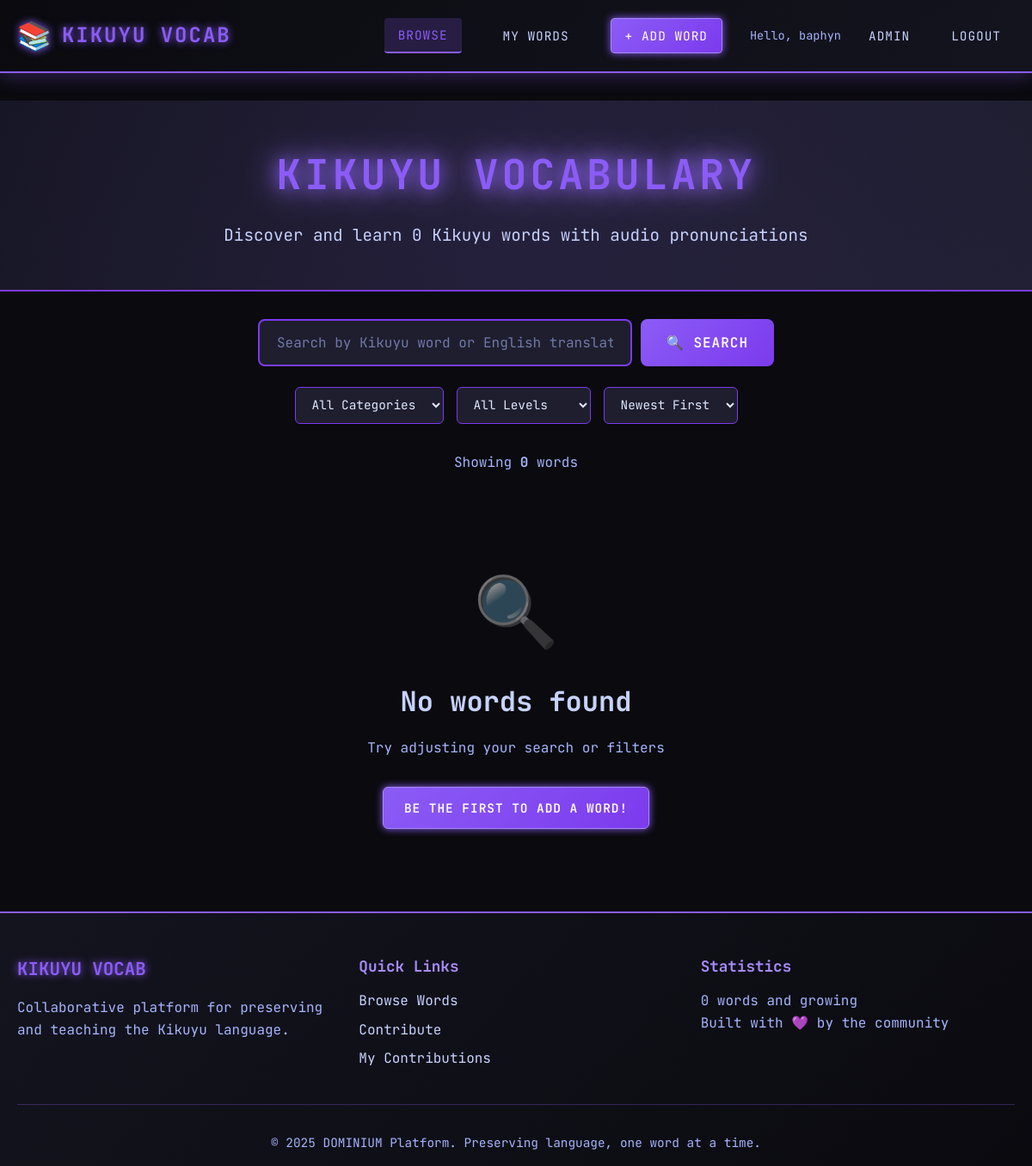
The page /vocab/ (signed in) on the database as committed earlier.
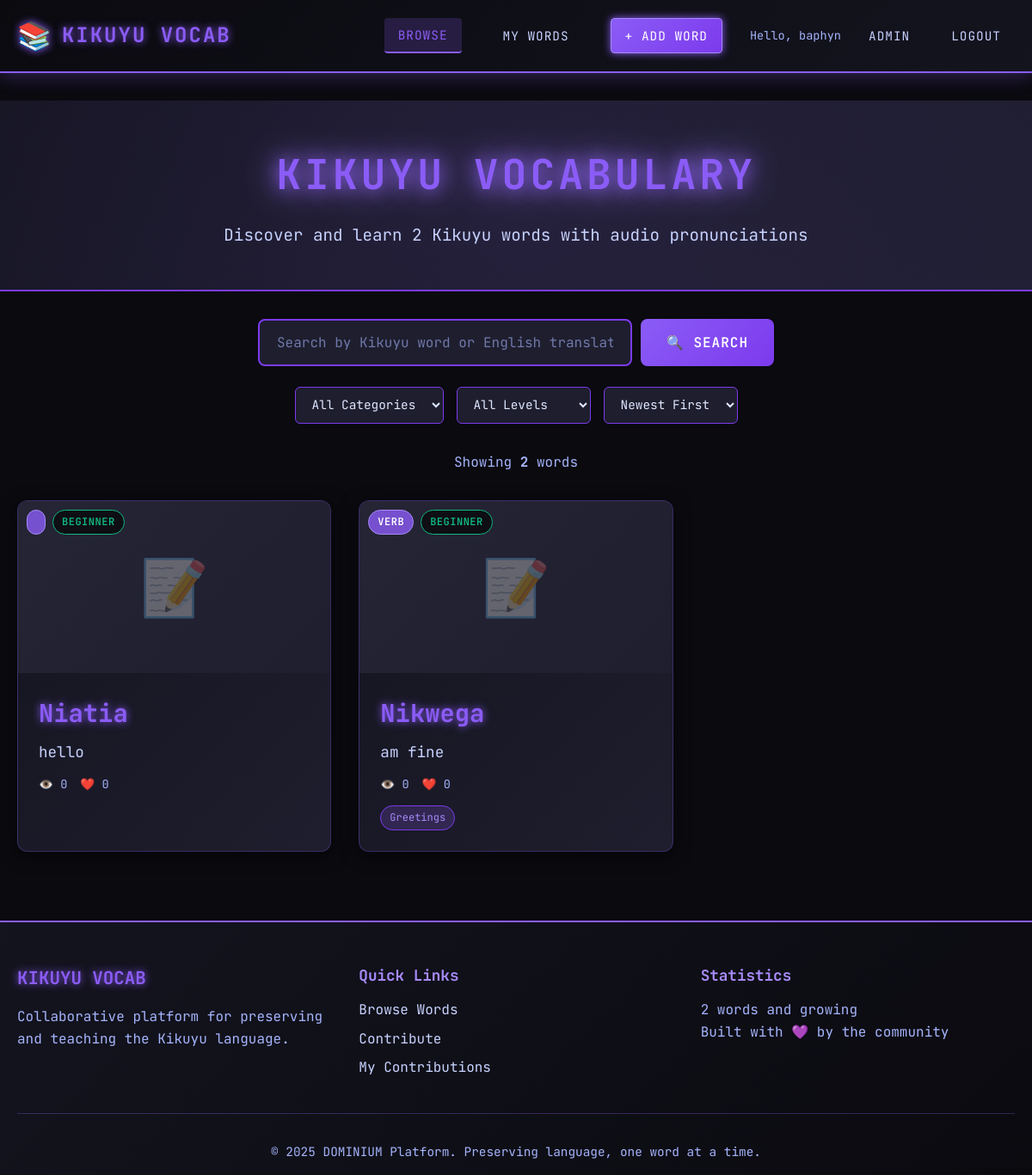
The same page on the database as committed later.
### vocab/models.py (models this page shows, shortened)
class Vocab(models.Model):
    LANGUAGE_CHOICES = [
        ('kikuyu', 'Kikuyu'),
        ('english', 'English'),
        ('swahili', 'Swahili'),
    ]
    STATUS_CHOICES = [
        ('pending', '⏳ Pending Review'),
        ('approved', '✅ Approved'),
        ('rejected', '❌ Rejected'),
    ]
    DIFFICULTY_CHOICES = [
        ('beginner', 'Beginner'),
        ('intermediate', 'Intermediate'),
        ('advanced', 'Advanced'),
    ]
    word = models.CharField(
        max_length=100,
        db_index=True,    # Index for faster searches
        help_text="The word in its native language"
    )
    translation = models.CharField(
        max_length=100,
        db_index=True,
        help_text="English translation"
    )
    language = models.CharField(
        max_length=20,
        choices=LANGUAGE_CHOICES,
        default='kikuyu',
        db_index=True
    )
    category = models.ForeignKey(
        Category,
        on_delete=models.SET_NULL,
        null=True,
        blank=True,
        related_name='vocab_entries',
        help_text="Primary category (Noun, Verb, etc.)"
    )
    tags = models.ManyToManyField(
        Tag,
        blank=True,
        related_name='vocab_entries',
        help_text="Contextual tags (food, family, travel, etc.)"
    )
    difficulty = models.CharField(
        max_length=20,
        choices=DIFFICULTY_CHOICES,
        default='beginner',
        help_text="Difficulty level for learners"
    )
    example_sentence = models.TextField(
        blank=True,
        help_text="Example sentence using this word (in native language)"
    )
    example_translation = models.TextField(
        blank=True,
        help_text="English translation of example sentence"
    )
    pronunciation_guide = models.CharField(
        max_length=200,
        blank=True,
        help_text="Written pronunciation guide (e.g., 'moo-n-doo')"
    )
    notes = models.TextField(
        blank=True,
        help_text="Additional notes, context, or cultural info"
    )
    audio = models.FileField(
        upload_to='vocab_audio/%Y/%m',
        blank=True,
        null=True,
        validators=[
            FileExtensionValidator(
                allowed_extensions=['mp3', 'wav' ,'ogg', 'm4a']
            )
        ],
        help_text="Audio pronunciation (MP3, WAV, OGG, M4A)"
    )
    image = models.ImageField(
        upload_to='vocab_images/%Y/%m',
        blank=True,
        null=True,
        help_text="Visual context (optional)"
    )
    status = models.CharField(
        max_length=20,
        choices=STATUS_CHOICES,
        default='pending',
        db_index=True,
        help_text="Approval status (pending/approved/rejected)"
    )
    rejection_reason = models.TextField(
        blank=True,
        help_text="Admin notes on why entry was rejected"
    )
    user = models.ForeignKey(
        User,
        on_delete=models.CASCADE,
        related_name='vocabs',
        help_text="User who contributed this word"
    )
    reviewed_by = models.ForeignKey(
        User,
        on_delete=models.SET_NULL,
        null=True,
        blank=True,
        related_name='reviewed_vocabs',
        help_text="Admin who approved/rejected this entry"
    )
    favorites = models.ManyToManyField(
        User,
        related_name='favorite_vocabs',
        blank=True,
        help_text="Users who favorited this word"
    )
    view_count = models.PositiveIntegerField(
        default=0,
        help_text="Number of times this word was viewed"
    )
    created_at = models.DateTimeField(
        auto_now_add=True,
        help_text="When this entry was created"
    )
    updated_at = models.DateTimeField(
        auto_now=True,
        help_text="Last modification time"
    )
    reviewed_at = models.DateTimeField(
        null=True,
        blank=True,
        help_text="When admin reviewed this entry"
    )
    class Meta:
        ordering = ['-created_at']
        verbose_name = "Vocabulary Entry"
        verbose_name_plural = "Vocabulary Entries"
        unique_together = [['word', 'language']]
        indexes = [
            models.Index(fields=['status', 'language']),
            models.Index(fields=['-created_at']),
            models.Index(fields=['word', 'translation']),
        ]
    def favorite_count(self):
        return self.comments.count()

class Category(models.Model):
    name = models.CharField(
        max_length=50,
        unique=True,
        help_text="Category name (e.g., 'Noun', 'Verb')"
    )
    slug = models.SlugField(
        max_length=50,
        unique=True,
        blank=True,
        help_text="URL-friendly version (auto-generated)"
    )
    description = models.TextField(
        blank=True,
        help_text="Brief description of this category"
    )
    icon = models.CharField(
        max_length=50,
        blank=True,
        help_text="Emoji or icon for UI display"
    )
    class Meta:
        verbose_name_plural = "Categories"
        ordering = ['name']

class Tag(models.Model):
    name = models.CharField(
        max_length=50,
        unique=True
    )
    slug = models.SlugField(
        max_length=50,
        unique=True,
        blank=True
    )
    created_at = models.DateTimeField(auto_now_add=True)
    class Meta:
        ordering = ['name']

### vocab/views.py (the view, shortened to what this page needs)
# urls.py: path('', views.VocabListView.as_view(), name='vocab-list'),
class VocabListView(ListView):
    model = Vocab
    template_name = 'vocab/vocab_list.html'
    context_object_name = 'vocabs'
    paginate_by = 20
    def get_queryset(self):
        queryset = Vocab.objects.filter(status='approved').select_related(
            'category',
            'user',
        ).prefetch_related(
            'tags'
        ).order_by('-created_at')
        search_query = self.request.GET.get('q', '').strip()
        category_slug = self.request.GET.get('category')
        if category_slug:
            queryset = queryset.filter(category__slug=category_slug)
        difficulty = self.request.GET.get('difficulty')
        if difficulty in ['beginner', 'intermediate', 'advanced']:
            queryset = queryset.filter(difficulty=difficulty)
        language = self.request.GET.get('language')
        if language in ['kikuyu', 'english', 'swahili']:
            queryset = queryset.filter(language=language)
        sort = self.request.GET.get('sort', '-created_at')
        if sort == 'popular':
            queryset = queryset.order_by('-view_count')
        elif sort == 'alphabetical':
            queryset =queryset.order_by('word')
        elif sort == 'oldest':
            queryset = queryset.order_by('created_at')
        else:
            queryset = queryset.order_by('created_at')
        return queryset
    def get_context_data(self, **kwargs):
        context = super().get_context_data(**kwargs)
        context['categories'] = Category.objects.annotate(
            word_count=Count('vocab_entries', filter=Q(vocab_entries__status='approved'))
        ).filter(word_count__gt=0)
        context['search_query'] = self.request.GET.get('q', '')
        context['active_category'] = self.request.GET.get('category', '')
        context['active_difficulty'] = self.request.GET.get('difficulty', '')
        context['active_language'] = self.request.GET.get('language','')
        context['active_sort'] = self.request.GET.get('sort','-created_at')
        context['total_words'] = Vocab.objects.filter(status='approved').count()
        context['total_categories'] = Category.objects.count()
        context['can_contribute'] = self.request.user.is_authenticated
        return context

### vocab/templates/vocab/vocab_list.html (shortened to what the changed rows need)
{% extends 'vocab/base.html' %}
{% block content %}
<div class="hero-section">
    <div class="container">
        <h1 class="hero-title">Kikuyu Vocabulary</h1>
        <p class="hero-subtitle">Discover and learn {{ total_words }} Kikuyu words with audio pronunciations</p>
    </div>
</div>
<div class="container">
    <div class="results-info">
        <p>Showing <strong>{{ page_obj.paginator.count }}</strong> word{{ page_obj.paginator.count|pluralize }}</p>
    </div>
    {% if vocabs %}
        <div class="vocab-grid">
            {% for vocab in vocabs %}
                <div class="vocab-card">
                    <a href="{% url 'vocab-detail' vocab.pk %}" class="vocab-card-link">
                        <div class="vocab-card-image">
                            {% if vocab.image %}
                                <img src="{{ vocab.image.url }}" alt="{{ vocab.word }}">
                            {% else %}
                                <div class="vocab-card-placeholder">
                                    <span class="placeholder-icon">📝</span>
                                </div>
                            {% endif %}
                            <div class="vocab-card-badges">
                                <span class="badge badge-category">{{ vocab.category.icon }} {{ vocab.category.name }}</span>
                                <span class="badge badge-difficulty badge-{{ vocab.difficulty }}">{{ vocab.difficulty }}</span>
                            </div>
                        </div>
                        <div class="vocab-card-content">
                            <h3 class="vocab-word">{{ vocab.word }}</h3>
                            <p class="vocab-translation">{{ vocab.translation }}</p>
                            <div class="vocab-card-meta">
                                <span class="meta-text">👁️ {{ vocab.view_count }}</span>
                                <span class="meta-text">❤️ {{ vocab.favorite_count }}</span>
                            </div>
                            {% if vocab.tags.all %}
                                <div class="vocab-tags">
                                    {% for tag in vocab.tags.all|slice:":3" %}
                                        <span class="tag">{{ tag.name }}</span>
                                    {% endfor %}
                                </div>
                            {% endif %}
                        </div>
                    </a>
                </div>
            {% endfor %}
        </div>
    {% else %}
        <div class="empty-state">
            <div class="empty-icon">🔍</div>
            <h2>No words found</h2>
            <p>Try adjusting your search or filters</p>
            {% if user.is_authenticated %}
                <a href="{% url 'vocab-create' %}" class="btn btn-primary">Be the first to add a word!</a>
            {% endif %}
        </div>
    {% endif %}
</div>
{% endblock %}

### vocab/templates/vocab/base.html (shortened to what this page needs)
{% load static %}
<!DOCTYPE html>
<html lang="en">
<head>
    <link rel="stylesheet" href="{% static 'vocab/vocab.css' %}">
</head>
<body>
    <nav class="navbar">
        <div class="container">
            <div class="nav-brand">
                <a href="{% url 'vocab-list' %}" class="logo">
                    <span class="logo-icon">📚</span>
                    <span class="logo-text">KIKUYU VOCAB</span>
                </a>
            </div>
            <div class="nav-links">
                <a href="{% url 'vocab-list' %}" class="nav-link {% if request.resolver_match.url_name == 'vocab-list' %}active{% endif %}">
                    Browse
                </a>
                {% if user.is_authenticated %}
                    <a href="{% url 'my-vocab' %}" class="nav-link {% if request.resolver_match.url_name == 'my-vocab' %}active{% endif %}">
                        My Words
                    </a>
                    <a href="{% url 'vocab-create' %}" class="nav-link btn-primary">
                        + Add Word
                    </a>
                    <div class="nav-user">
                        <span class="user-greeting">Hello, {{ user.username }}</span>
                        {% if user.is_staff %}
                            <a href="{% url 'admin:index' %}" class="nav-link" target="_blank">Admin</a>
                        {% endif %}
                        <a href="/blog/logout/" class="nav-link">Logout</a>
                    </div>
                {% else %}
                    <a href="/blog/login/" class="nav-link">Login</a>
                {% endif %}
            </div>
        </div>
    </nav>
    <main class="main-content">
        {% block content %}{% endblock %}
    </main>
    <footer class="footer">
        <div class="container">
            <div class="footer-content">
                <div class="footer-section">
                    <h3>KIKUYU VOCAB</h3>
                    <p>Collaborative platform for preserving and teaching the Kikuyu language.</p>
                </div>
                <div class="footer-section">
                    <h4>Quick Links</h4>
                    <ul>
                        <li><a href="{% url 'vocab-list' %}">Browse Words</a></li>
                        {% if user.is_authenticated %}
                            <li><a href="{% url 'vocab-create' %}">Contribute</a></li>
                            <li><a href="{% url 'my-vocab' %}">My Contributions</a></li>
                        {% endif %}
                    </ul>
                </div>
                <div class="footer-section">
                    <h4>Statistics</h4>
                    <p>{{ total_words|default:0 }} words and growing</p>
                    <p>Built with 💜 by the community</p>
                </div>
            </div>
            <div class="footer-bottom">
                <p>&copy; 2025 DOMINIUM Platform. Preserving language, one word at a time.</p>
            </div>
        </div>
    </footer>
</body>
</html>

Rows that differ between the two databases and show on the page:
now on this page (row edited): Vocab: difficulty "BEGINNER", word "Niatia", translation "hello", view_count "0", favorite_count "0"
added Vocab: category.name "VERB", difficulty "BEGINNER", word "Nikwega", translation "am fine", view_count "0", favorite_count "0"
added Tag: name "Greetings"
Other text that changed with them:
{{ total_words }}: "0" → "2"
{{ page_obj.paginator.count }}: "0" → "2"
{{ total_words|default:0 }}: "0" → "2"
text no longer shown: "🔍 No words found Try adjusting your search or filters BE THE FIRST TO ADD A WORD!"
